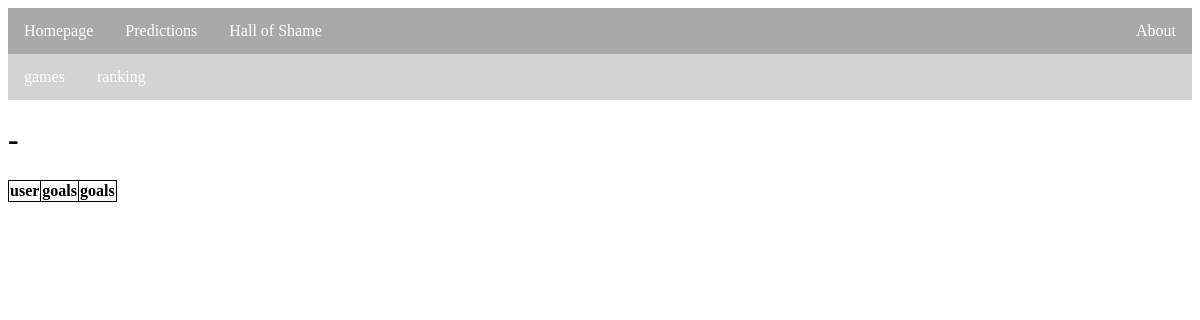
The page /votes/games/predictions/67 on the database as committed earlier.
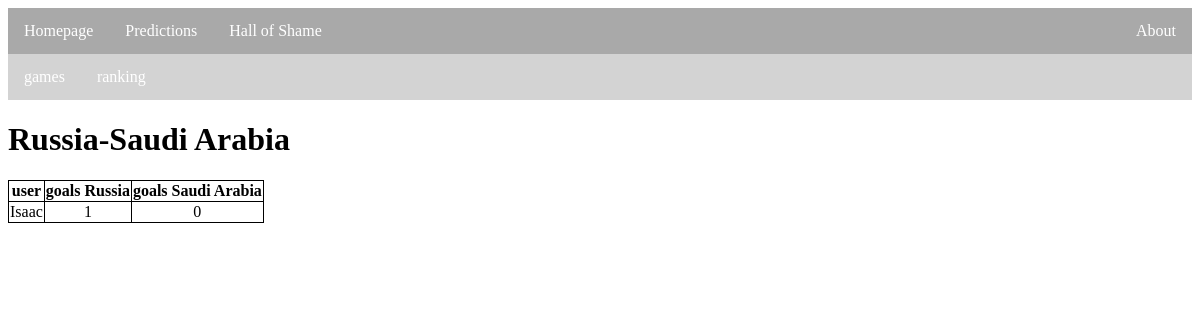
The same page on the database as committed later.
### votes/models.py (models this page shows, shortened)
class Prediction(models.Model):
    game = models.ForeignKey(Game, on_delete=models.CASCADE, null=True)
    user = models.ForeignKey(User, on_delete=models.CASCADE, null=True)
    predicted_goals_home = models.IntegerField(default=0)
    predicted_goals_away = models.IntegerField(default=0)

class Game(models.Model):
    round = models.CharField(max_length=50, null=True)
    date = models.DateTimeField(null=True)
    home_team = models.CharField(max_length=50, null=True)
    away_team = models.CharField(max_length=50, null=True)
    home_goals = models.IntegerField(null=True, blank=True)
    away_goals = models.IntegerField(null=True, blank=True)
    finished = models.BooleanField(default=False)
    votable = models.BooleanField(default=False)
    predictions_available = models.BooleanField(default=False)

### hall_of_shame/models.py (models this page shows)
class User(models.Model):
    name = models.CharField(max_length=50, null=True)
    paid = models.BooleanField(default=False)
    times_cheated = models.IntegerField(default=0)
    def __str__(self):
        return '%s' % (self.name)

### votes/views.py (the view)
# urls.py: path('games/predictions/<int:game_id>', views.predictions, name='predictions'),
def predictions(request, game_id):
    predictions = Prediction.objects.filter(game__id = game_id)
    context = {'predictions': predictions}
    return render(request, 'votes/predictions.html', context)

### votes/templates/votes/predictions.html
{% extends 'votes/navigation_bar.html' %}
{% block content %}
  <h1>{{ predictions.first.game.home_team }}-{{ predictions.first.game.away_team }}</h1>
  <table>
    <tr>
      <th>user</th>
      <th>goals {{ predictions.first.game.home_team }}</th>
      <th>goals {{ predictions.first.game.away_team }}</th>
    </tr>
    {% for prediction in predictions %}
        <tr>
          <td>{{ prediction.user }}</td>
          <td>{{ prediction.predicted_goals_home }}</td>
          <td>{{ prediction.predicted_goals_away }}</td>
        </tr>
    {% endfor %}
  </table>
{% endblock %}

Rows that differ between the two databases and show on the page:
added Prediction: first.game.home_team "Russia", first.game.away_team "Saudi Arabia", user "Isaac", predicted_goals_home "1", predicted_goals_away "0"
